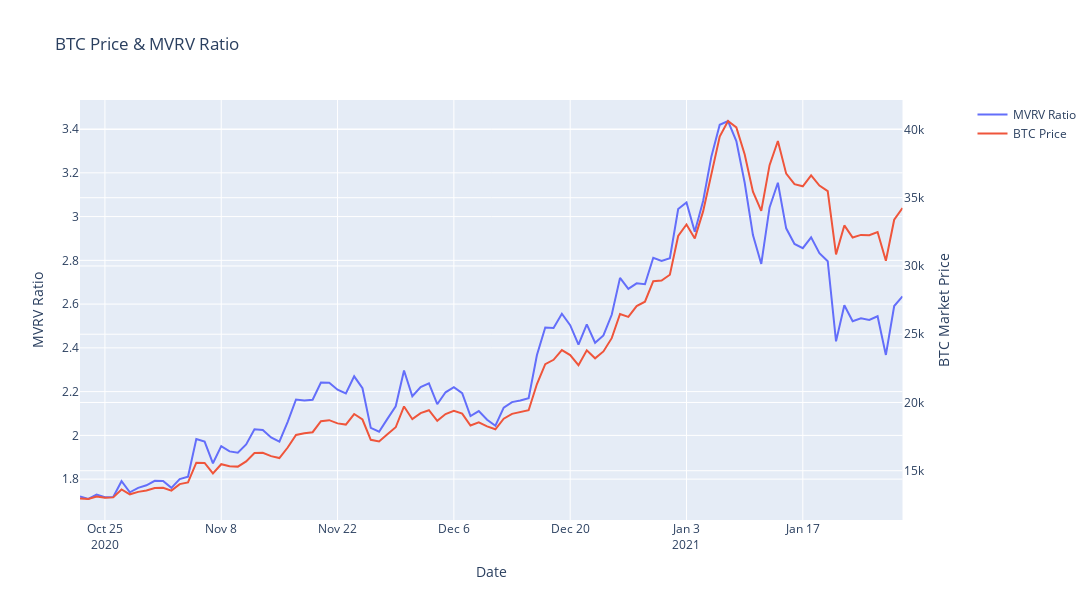

The notebook cell saved with this chart:
### Code cell
fig3 = make_subplots(specs=[[{'secondary_y':True}]])

#fig3=go.Figure()

fig3.add_trace(
    go.Scatter(mode = 'lines',x=mvrv_btc_df['date'],y=mvrv_btc_df['mvrv_score'], name = 'MVRV Ratio'),
    secondary_y=False 
)

fig3.add_trace(
    go.Scatter(mode = 'lines',x=price_df['date'], y =price_df['price_usd_close'], name = 'BTC Price'),
    secondary_y=True 
)

fig3.update_layout(
    height = 600,width = 1500,
    title_text = 'BTC Price & MVRV Ratio'
)

fig3.update_xaxes(title_text = 'Date')

fig3.update_yaxes(title_text='MVRV Ratio', secondary_y= False)
fig3.update_yaxes(title_text='BTC Market Price', secondary_y= True)



fig3.show()

mvrc_price_corr = get_pearsons_coefficient(mvrv_btc_df['mvrv_score'], price_btc_df['price_usd_close'])
print(f'Pearsons Correlation of MVRV Score to Price: {mvrc_price_corr}')
